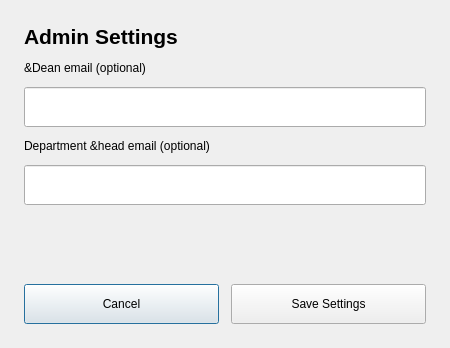
<?xml version="1.0" encoding="utf-8"?>
<ui version="4.0">
 <class>AdminSettingsDialog</class>
 <widget class="QDialog" name="AdminSettingsDialog">
  <property name="geometry">
   <rect>
    <x>0</x>
    <y>0</y>
    <width>450</width>
    <height>348</height>
   </rect>
  </property>
  <layout class="QVBoxLayout" name="verticalLayout">
   <property name="spacing">
    <number>12</number>
   </property>
   <property name="leftMargin">
    <number>24</number>
   </property>
   <property name="topMargin">
    <number>24</number>
   </property>
   <property name="rightMargin">
    <number>24</number>
   </property>
   <property name="bottomMargin">
    <number>24</number>
   </property>
   <item>
    <widget class="QLabel" name="titleLbl">
     <property name="wordWrap">
      <bool>true</bool>
     </property>
     <property name="textFormat">
      <enum>Qt::PlainText</enum>
     </property>
     <property name="font">
      <font>
       <pointsize>16</pointsize>
       <bold>true</bold>
      </font>
     </property>
     <property name="text">
      <string>Admin Settings</string>
     </property>
    </widget>
   </item>
   <item>
    <widget class="QLabel" name="lbl1">
     <property name="wordWrap">
      <bool>true</bool>
     </property>
     <property name="textFormat">
      <enum>Qt::PlainText</enum>
     </property>
     <property name="text">
      <string>&amp;Dean email (optional)</string>
     </property>
    </widget>
   </item>
   <item>
    <widget class="QLineEdit" name="deanEmailInput">
     <property name="minimumSize">
      <size>
       <width>0</width>
       <height>40</height>
      </size>
     </property>
    </widget>
   </item>
   <item>
    <widget class="QLabel" name="lbl2">
     <property name="wordWrap">
      <bool>true</bool>
     </property>
     <property name="textFormat">
      <enum>Qt::PlainText</enum>
     </property>
     <property name="text">
      <string>Department &amp;head email (optional)</string>
     </property>
    </widget>
   </item>
   <item>
    <widget class="QLineEdit" name="depHeadEmailInput">
     <property name="minimumSize">
      <size>
       <width>0</width>
       <height>40</height>
      </size>
     </property>
    </widget>
   </item>
   <item>
    <spacer name="verticalSpacer">
     <property name="orientation">
      <enum>Qt::Orientation::Vertical</enum>
     </property>
     <property name="sizeHint" stdset="0">
      <size>
       <width>0</width>
       <height>0</height>
      </size>
     </property>
    </spacer>
   </item>
   <item>
    <layout class="QHBoxLayout" name="horizontalLayout">
     <item>
      <widget class="QPushButton" name="cancelBtn">
       <property name="minimumSize">
        <size>
         <width>120</width>
         <height>40</height>
        </size>
       </property>
       <property name="text">
        <string>Cancel</string>
       </property>
      </widget>
     </item>
     <item>
      <widget class="QPushButton" name="saveBtn">
       <property name="minimumSize">
        <size>
         <width>120</width>
         <height>40</height>
        </size>
       </property>
       <property name="text">
        <string>Save Settings</string>
       </property>
      </widget>
     </item>
    </layout>
   </item>
  </layout>
 </widget>
 <resources />
 <connections />
 <tabstops>
  <tabstop>deanEmailInput</tabstop>
  <tabstop>depHeadEmailInput</tabstop>
  <tabstop>saveBtn</tabstop>
  <tabstop>cancelBtn</tabstop>
 </tabstops>
</ui>
